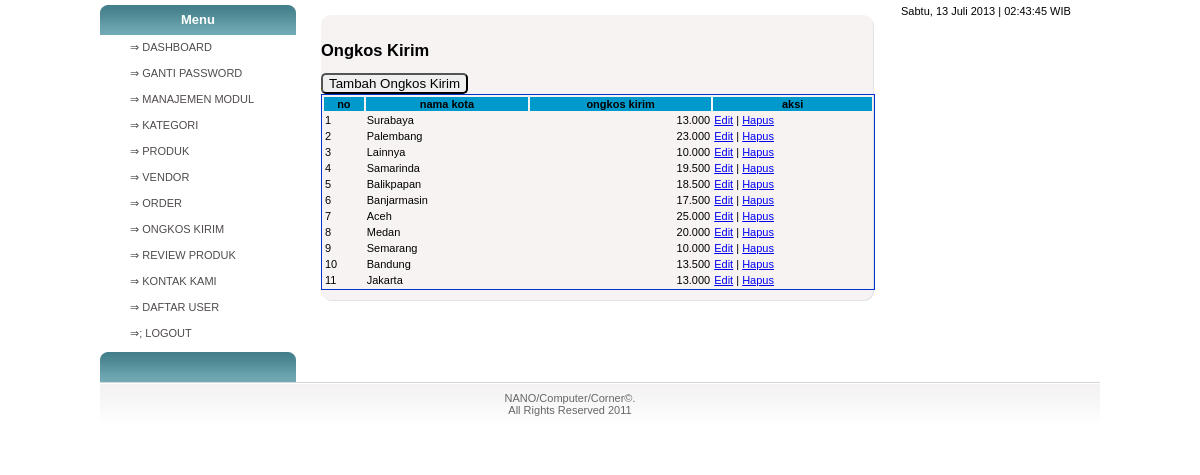
Screenshot of /admin/media.php?module=ongkoskirim (signed in) with the database file from the repository.
### tables this page shows
CREATE TABLE IF NOT EXISTS `modul` (
  `id_modul` int(5) NOT NULL AUTO_INCREMENT,
  `nama_modul` varchar(50) NOT NULL,
  `link` varchar(100) NOT NULL,
  `status` enum('user','admin') NOT NULL,
  `aktif` enum('Y','N') NOT NULL,
  `urutan` int(5) NOT NULL,
  PRIMARY KEY (`id_modul`)
);

CREATE TABLE IF NOT EXISTS `kota` (
  `id_kota` int(3) NOT NULL AUTO_INCREMENT,
  `nama_kota` varchar(100) NOT NULL,
  `ongkos_kirim` int(10) NOT NULL,
  PRIMARY KEY (`id_kota`)
);

### config/fungsi_rupiah.php (called while the page is built)
<?php
function format_rupiah($angka){
  $rupiah=number_format($angka,0,',','.');
  return $rupiah;
}

### admin/modul/mod_ongkoskirim/ongkoskirim.php (the view, shortened to what this page needs)
<?php
$aksi="modul/mod_ongkoskirim/aksi_ongkoskirim.php";
switch($_GET['act']){
  default:
    echo "<div class='top_admin_box'><h2>Ongkos Kirim</h2></DIV>
          <input type=button value='Tambah Ongkos Kirim'
          onclick=\"window.location.href='?module=ongkoskirim&act=tambahongkoskirim';\">
          <table id='list'>
          <tr><th>no</th><th>nama kota</th><th>ongkos kirim</th><th>aksi</th></tr>";
    $tampil=mysql_query("SELECT * FROM kota ORDER BY id_kota DESC");
    $no=1;
    while ($r=mysql_fetch_array($tampil)){
       $ongkos = format_rupiah($r['ongkos_kirim']);
       echo "<tr><td>$no</td>
             <td>$r[nama_kota]</td>
             <td align=right>$ongkos</td>
             <td><a href=?module=ongkoskirim&act=editongkoskirim&id=$r[id_kota]>Edit</a> |
	               <a onclick=\"return confirmSubmit('$r[nama_kota]')\" href=$aksi?module=ongkoskirim&act=hapus&id=$r[id_kota]>Hapus</a>
             </td></tr>";
      $no++;
    }
    echo "</table>";
    break;
}
?>

### admin/menu.php (shortened to what this page needs)
<?php
if ($_SESSION['leveluser']=='admin'){
  $sql=mysql_query("select * from modul where aktif='Y' order by urutan");
}
else{
  $sql=mysql_query("select * from modul where status='user' and aktif='Y' order by urutan");
}
while ($m=mysql_fetch_array($sql)){
  echo "<li class='odd'><a href='$m[link]'>&rArr; $m[nama_modul] </a></li>";
}
?>

### css/style.css (style rules this page uses)
body { padding:0; font-family:Arial, Helvetica, sans-serif; font-size:11px; margin:0px auto auto auto; color:#000; }
input { -webkit-border-radius: 5px; -moz-border-radius: 5px; border-radius: 5px; }
ul.left_menu_admin li.odd a { width:166px;height:25px;display:block;background-position:5px 5px;border-bottom:1px #FFFFFF solid; text-decoration:none;color:#504b4b;padding:0 0 0 30px; line-height:25px; }
.top_admin_box { argin:0px; }

### admin/content.php (style rules this page uses)
#list { width:inherit; border: 1px #03C solid; }
#list th { background:#09C; }

### rows the page displays
modul: nama_modul "GANTI PASSWORD"
modul: nama_modul "MANAJEMEN MODUL"
modul: nama_modul "KATEGORI"
modul: nama_modul "PRODUK"
modul: nama_modul "VENDOR"
modul: nama_modul "ORDER"
modul: nama_modul "ONGKOS KIRIM"
modul: nama_modul "REVIEW PRODUK"
modul: nama_modul "KONTAK KAMI"
modul: nama_modul "DAFTAR USER"
kota: nama_kota "Surabaya", ongkos_kirim "13.000"
kota: nama_kota "Palembang", ongkos_kirim "23.000"
kota: nama_kota "Lainnya", ongkos_kirim "10.000"
kota: nama_kota "Samarinda", ongkos_kirim "19.500"
kota: nama_kota "Balikpapan", ongkos_kirim "18.500"
kota: nama_kota "Banjarmasin", ongkos_kirim "17.500"
kota: nama_kota "Aceh", ongkos_kirim "25.000"
kota: nama_kota "Medan", ongkos_kirim "20.000"
kota: nama_kota "Semarang", ongkos_kirim "10.000"
kota: nama_kota "Bandung", ongkos_kirim "13.500"
kota: nama_kota "Jakarta", ongkos_kirim "13.000"

### other values shown
$hari_ini "Sabtu"
